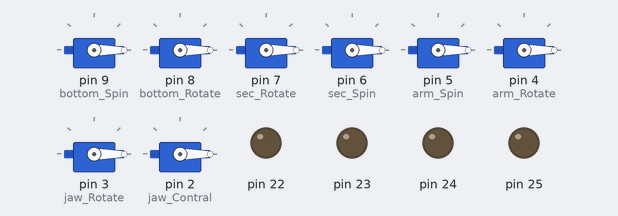
A sketch run on a simulated Arduino Mega 2560, built with avr-gcc and run on an emulated ATmega2560. On the bench: 8 × servo, output pins drawn as LEDs (lit = HIGH).

Above: at 0.05 s.
At 2.0 s:
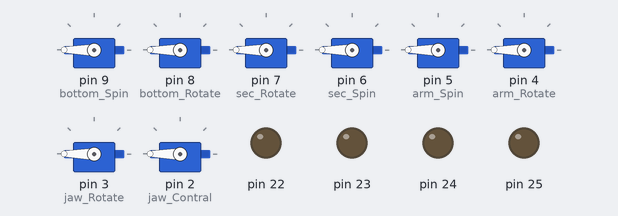
Timing chart, 0 to 4.6 s (numbered marks = the images above):
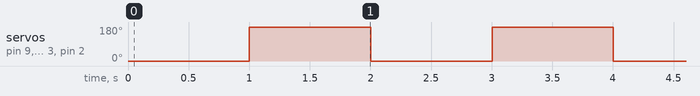

The sketch:

servo_test.ino
```cpp
#include <Servo.h>


Servo bottom_Spin;
Servo bottom_Rotate;
Servo sec_Rotate;
Servo sec_Spin;
Servo arm_Spin;
Servo arm_Rotate;
Servo jaw_Contral;
Servo jaw_Rotate;


void setup() {

  bottom_Spin.attach(9);  //大臂旋轉
  bottom_Rotate.attach(8);//大臂自轉
  sec_Rotate.attach(7);   //二臂旋轉
  sec_Spin.attach(6);     //二臂自轉
  arm_Spin.attach(5);     //手腕自轉
  arm_Rotate.attach(4);   //手腕旋轉
  jaw_Rotate.attach(3);   //夾爪自轉
  jaw_Contral.attach(2);  //夾爪控制


  pinMode(22,OUTPUT);
  pinMode(23,OUTPUT);
  pinMode(24,OUTPUT);
  pinMode(25,OUTPUT);

}

int jawr=90; //馬達角度
int jawc=90;
int armr=90;
int arms=90;
int secs=90;
int secr=90;
int botr=90;
int bots=90;


int set_nember=1; //自動重複次數

int jawr_set[]={1,2,3,4,5,6};  //自動重複設定值
int jawc_set[]={1,2,3,4,5,6};
int armr_set[]={1,2,3,4,5,6};
int arms_set[]={1,2,3,4,5,6};
int secs_set[]={1,2,3,4,5,6};
int secr_set[]={1,2,3,4,5,6};
int botr_set[]={1,2,3,4,5,6};
int bots_set[]={1,2,3,4,5,6};


void loop() {
  bottom_Spin.write(0);
  bottom_Rotate.write(0);
  sec_Rotate.write(0);
  sec_Spin.write(0);
  arm_Spin.write(0);
  arm_Rotate.write(0);
  jaw_Rotate.write(0);
  jaw_Contral.write(0);
  delay (1000);
  bottom_Spin.write(180);
  bottom_Rotate.write(180);
  sec_Rotate.write(180);
  sec_Spin.write(180);
  arm_Spin.write(180);
  arm_Rotate.write(180);
  jaw_Rotate.write(180);
  jaw_Contral.write(180);
  delay (1000);

}
```

Measured:
- by itself, servo on pin 9 (bottom_Spin), servo on pin 8 (bottom_Rotate), servo on pin 7 (sec_Rotate), servo on pin 6 (sec_Spin), servo on pin 5 (arm_Spin), servo on pin 4 (arm_Rotate), servo on pin 3 (jaw_Rotate), servo on pin 2 (jaw_Contral): alternates 180° for 1.0 s and 0° for 1.0 s
